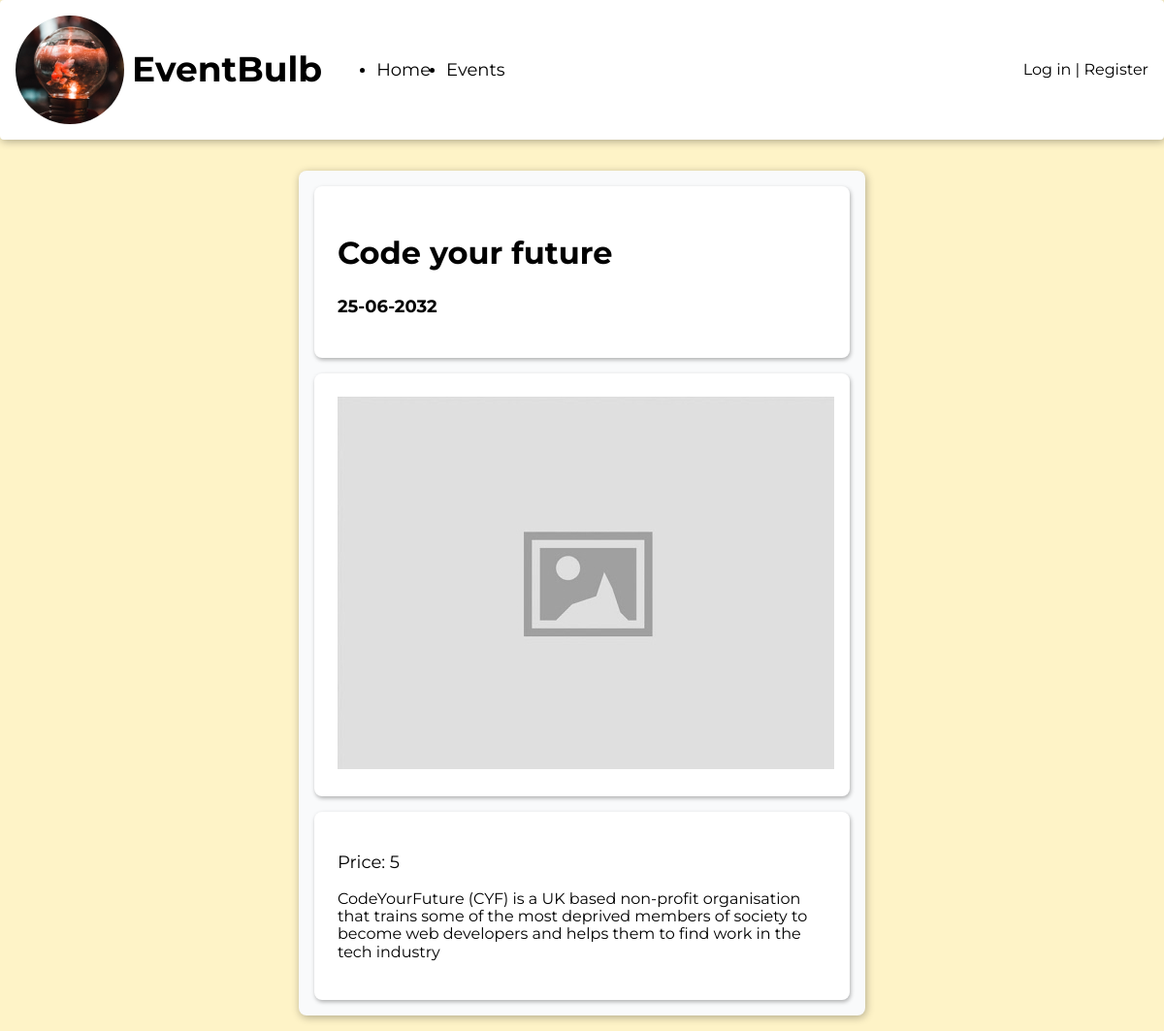
The page /events/3/ on the database its author committed.
### events/models.py (models this page shows)
class Event(models.Model):
    title = models.CharField(max_length=255)
    description = models.TextField()
    datetime = models.DateTimeField()
    cost = models.IntegerField()

### events/views.py (the view)
# urls.py: path('<int:id>/', views.details, name="events_details"),
def details(request, id):
    event = get_object_or_404(Event, id=id)
    print(event)
    return render(request, 'events/details.html', {'event': event})

### templates/events/details.html
{% extends 'base.html' %}
{% load static %}
{% block content %}
  <main class="wrap-content">
    <div class="card-background half-width event-details">
      <section class="card event-header">
        <div class="event-info">
          <h2 class="event-title">{{event.title}}</h2>
          <h3>{{event.datetime|date:"d-m-Y" }}</h3>
        </div>
      </section>
      <section class="card">
        <img src="{% static 'images/image_placeholder.jpg' %}" alt="Placeholder">
      </section>
      <section class="card">
        <p class="event-cost">Price: {{ event.cost }}</p>
        <p>{{ event.description }}</p>
      </section>
    </div>
  </main>
{% endblock %}

### static/css/style.css (style rules this page uses)
:root { --shadow: 1px 2px 8px rgba(0,0,0,0.3); --shadow-small: 1px 2px 4px rgba(0,0,0,0.3); --yellow : #FEF3C7; --yellow-accent: #FDE68A; --gray: #E5E7EB; --gray-accent: #D1D5DB; --gray-light: #F9FAFB; --red: #FECACA; --red-accent: #FCA5A5; }
body { background-color: var(--yellow); display: flex; flex-direction: column; height: 100vh; font-family: 'Montserrat', Helvetica, Arial, sans-serif; }
h2 { font-size: 1.25rem; }
h3 { font-size: 1.125rem; }
main { margin: 1rem; padding: 1rem; display: grid; gap: 1rem; flex-grow: 1; flex-shrink: 1; }
.card-background { background-color: var(--gray-light); padding: 0.5rem; box-shadow: var(--shadow); border-radius: 0.5rem; display: flex; flex-direction: column; }
.card { margin: 0.5rem; padding: 1.5rem; background-color: white; border-radius: 0.5rem; box-shadow: var(--shadow-small) }
.wrap-content { align-items: flex-start; flex-grow: 0; }
.half-width { justify-self: center; width: 50%; }
.event-title { font-size: 2rem; }
.event-details .event-header { display: flex; align-items: center; justify-content: space-between; }
.event-details .event-cost { font-size: 1.125rem; }

### rows shown on the page
Event: title "Code your future", datetime "25-06-2032", cost "5", description "CodeYourFuture (CYF) is a UK based non-profit organisation that trains some of the most deprived members of society to become web developers and helps them to find work in the tech industry"
